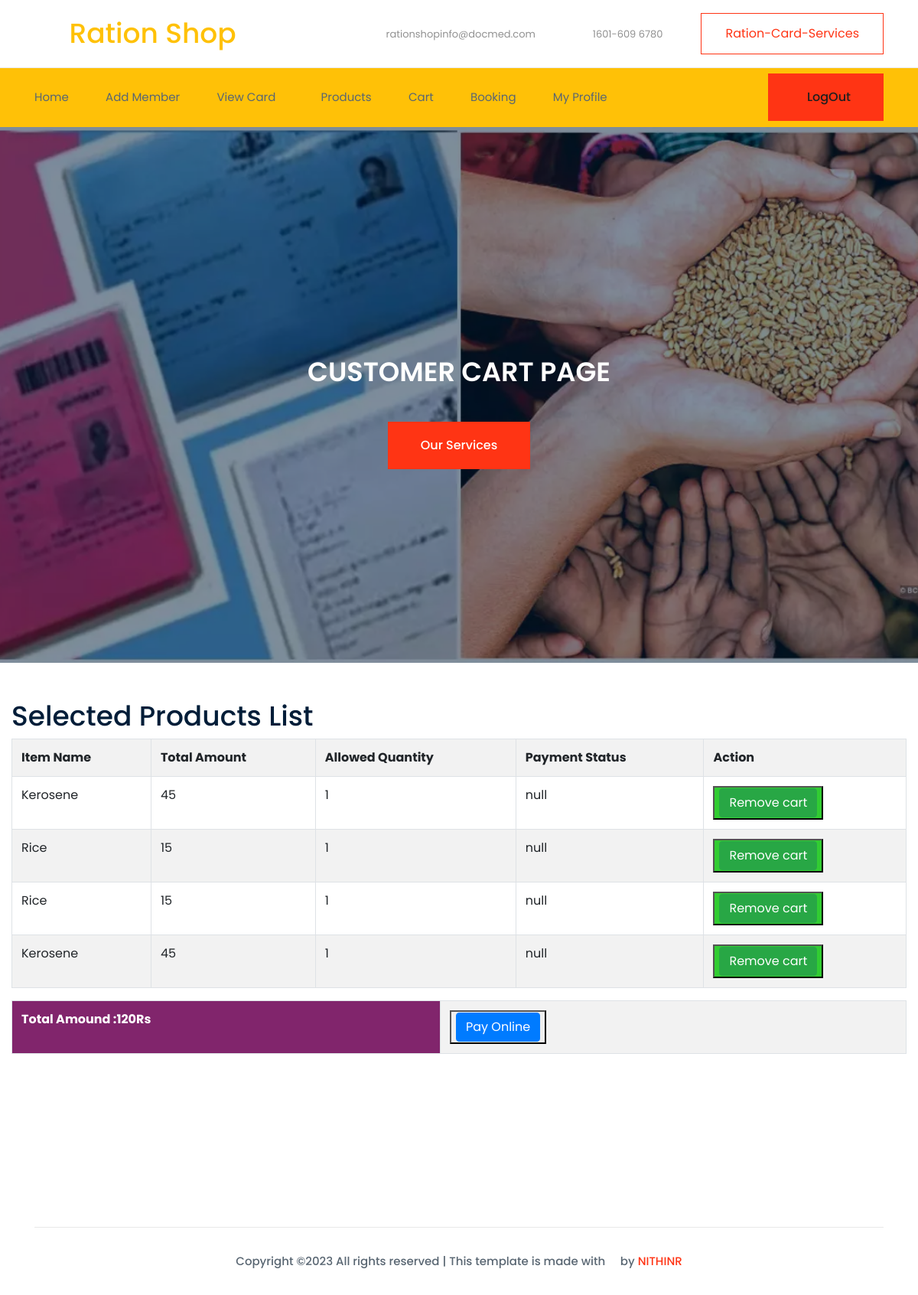
The page /customer/view_cart (signed in) on the database as committed earlier.
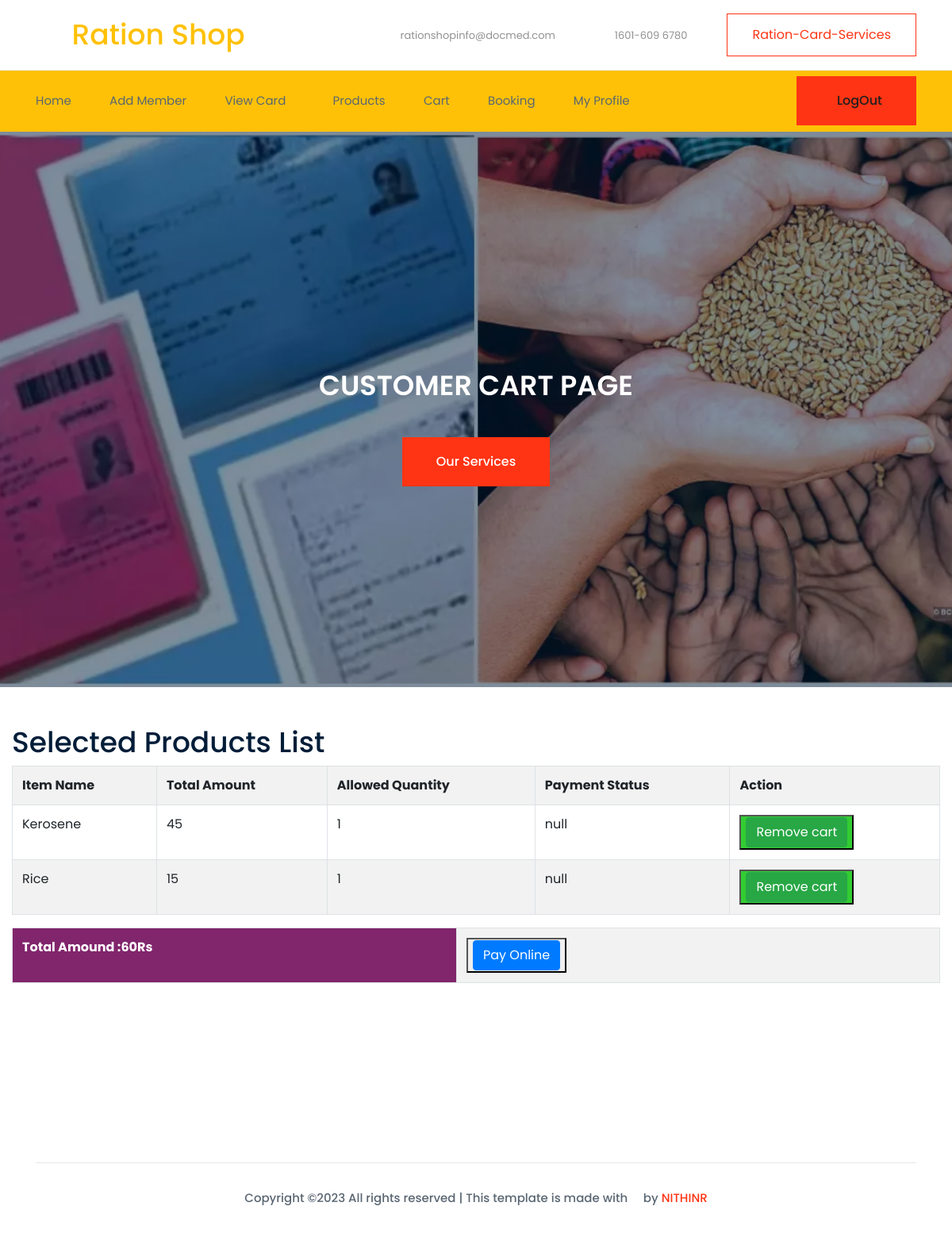
The same page on the database as committed later.
### ration_shop_app/models.py (models this page shows)
class Cart(models.Model):
    cust = models.ForeignKey(Customer,on_delete=models.CASCADE,null=True)
    product = models.ForeignKey(Product,on_delete=models.CASCADE,null=True)
    payment = models.CharField(max_length=30,null=True)
    status = models.CharField(max_length=30,null=True)
    amount=models.CharField(max_length=30,null=True)
    quantity = models.CharField(max_length=1000, null=True)

class Product(models.Model):
    card = models.ForeignKey(Card, on_delete=models.CASCADE,null=True)
    item = models.ForeignKey(Product_Item, on_delete=models.CASCADE,null=True)
    quantity = models.CharField(max_length=1000, null=True)
    arrived = models.DateField( auto_now_add=False, null=True)
    amount = models.CharField(max_length=100, null=True)
    status = models.CharField(max_length=100, null=True)

class Product_Item(models.Model):
    item = models.CharField(max_length=20, null=True)
    status = models.CharField(max_length=100, null=True)

### ration_shop_app/customer_views.py (the view)
# urls.py: path('view_cart',view_cart.as_view()),
class view_cart(TemplateView):
    template_name = 'customer/cartview.html'
    def get_context_data(self, **kwargs):
        context = super(view_cart, self).get_context_data(**kwargs)
        cust = Customer.objects.get(user_id=self.request.user.id)
        cart_items = Cart.objects.filter(status='cart', cust_id=cust.id)
        total = 0
        for cart_item in cart_items:
            quantity = int(cart_item.quantity) if cart_item.quantity else 0
            amount = int(cart_item.amount) if cart_item.amount else 0
            total += amount * quantity
        context['view_cart'] = cart_items
        context['asz'] = total
        return context

### templates/customer/cartview.html (shortened to what this page needs)
{% extends 'customer/base.html' %}
{% load static %}
{% block content %}
    <div class="slider_area">
        <div class="single_slider  d-flex align-items-center slider_bg_1">
            <div class="container">
                <div class="row align-items-center justify-content-center">
                    <div class="col-xl-8">
                        <div class="slider_text text-center justify-content-center">
                            <h3>CUSTOMER CART PAGE</h3>
                                <a class="boxed-btn3" href="service.html">Our Services</a>
                        </div>
                    </div>
                </div>
            </div>
        </div>
    </div>
    <br>
    <br>
    <div class="col-xl-12">
        <div id="page-inner" >
            <h1>Selected Products List</h1>
                <table class="table table-bordered table-striped table-hover">
                    <th class="info">Item Name</th>
                    <th class="info">Total Amount</th>
                    <th class="info">Allowed Quantity</th>
                    <th class="info">Payment Status</th>
                    <th class="info">Action</th>
            {% for i in view_cart  %}
            <tr>
                <td>{{ i.product.item.item}}</td>
                <td>{{ i.amount }}
                <td>{{ i.quantity }}
                <td>{{ i.payment}}</td>
                <td><button style="background-color:limegreen"><a href="cancel_order?id={{ i.id}}&id1={{ i.product.id}}" class=" btn btn-success" >Remove cart</a></button></td>
            </tr>
                {% endfor %}
            </table>
        </div>
        <table class="table table-bordered table-striped table-hover">
            <th class="success" style="color: white; background-color: #81256c; width:560px">Total Amound :{{ asz }}Rs</th>
                <td>
               <button style="color: white;"><a href="Payment" class=" btn btn-primary">Pay Online</a>
               </button>
                </td>
        </table>
    </div>
    {% endblock  %}

Rows that differ between the two databases and show on the page:
removed Cart: product.item.item "Rice", amount "15", quantity "1", payment "null"
removed Cart: product.item.item "Kerosene", amount "45", quantity "1", payment "null"
Other text that changed with them:
{{ asz }}: "120" → "60"
